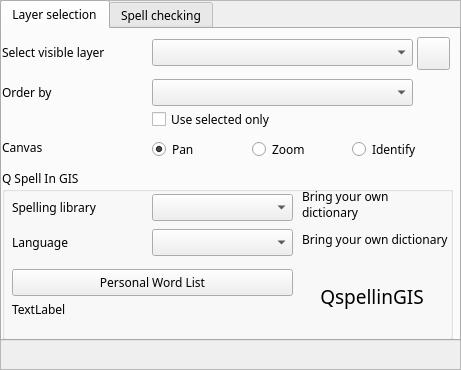
<?xml version="1.0" encoding="UTF-8"?>
<ui version="4.0">
 <author>Chris York</author>
 <class>qspellingisDockBase</class>
 <widget class="QDockWidget" name="qspellingisDockBase">
  <property name="geometry">
   <rect>
    <x>0</x>
    <y>0</y>
    <width>461</width>
    <height>370</height>
   </rect>
  </property>
  <property name="windowTitle">
   <string>QspellinGIS</string>
  </property>
  <widget class="QWidget" name="dockWidgetContents">
   <layout class="QGridLayout" name="gridLayout">
    <property name="leftMargin">
     <number>0</number>
    </property>
    <property name="topMargin">
     <number>0</number>
    </property>
    <property name="rightMargin">
     <number>0</number>
    </property>
    <property name="bottomMargin">
     <number>0</number>
    </property>
    <item row="0" column="0">
     <widget class="QFrame" name="fra_main">
      <property name="sizePolicy">
       <sizepolicy hsizetype="Preferred" vsizetype="Preferred">
        <horstretch>0</horstretch>
        <verstretch>0</verstretch>
       </sizepolicy>
      </property>
      <property name="frameShape">
       <enum>QFrame::StyledPanel</enum>
      </property>
      <property name="frameShadow">
       <enum>QFrame::Raised</enum>
      </property>
      <widget class="QTabWidget" name="Tabs">
       <property name="geometry">
        <rect>
         <x>0</x>
         <y>0</y>
         <width>461</width>
         <height>341</height>
        </rect>
       </property>
       <property name="font">
        <font>
         <family>Candara</family>
        </font>
       </property>
       <property name="currentIndex">
        <number>0</number>
       </property>
       <widget class="QWidget" name="tab_layers">
        <attribute name="title">
         <string>Layer selection</string>
        </attribute>
        <widget class="QgsMapLayerComboBox" name="MapLayer">
         <property name="geometry">
          <rect>
           <x>150</x>
           <y>10</y>
           <width>261</width>
           <height>27</height>
          </rect>
         </property>
        </widget>
        <widget class="QgsFieldComboBox" name="FieldOrderBy">
         <property name="geometry">
          <rect>
           <x>150</x>
           <y>50</y>
           <width>261</width>
           <height>27</height>
          </rect>
         </property>
        </widget>
        <widget class="QRadioButton" name="rad_action_pan">
         <property name="geometry">
          <rect>
           <x>150</x>
           <y>110</y>
           <width>91</width>
           <height>20</height>
          </rect>
         </property>
         <property name="text">
          <string>Pan</string>
         </property>
         <property name="checked">
          <bool>true</bool>
         </property>
        </widget>
        <widget class="QRadioButton" name="rad_action_zoom">
         <property name="geometry">
          <rect>
           <x>250</x>
           <y>110</y>
           <width>91</width>
           <height>20</height>
          </rect>
         </property>
         <property name="text">
          <string>Zoom</string>
         </property>
        </widget>
        <widget class="QLabel" name="labelLayer">
         <property name="geometry">
          <rect>
           <x>0</x>
           <y>10</y>
           <width>151</width>
           <height>27</height>
          </rect>
         </property>
         <property name="text">
          <string>Select visible layer</string>
         </property>
         <property name="wordWrap">
          <bool>true</bool>
         </property>
        </widget>
        <widget class="QLabel" name="labelOrderBy">
         <property name="geometry">
          <rect>
           <x>0</x>
           <y>50</y>
           <width>141</width>
           <height>27</height>
          </rect>
         </property>
         <property name="text">
          <string>Order by</string>
         </property>
        </widget>
        <widget class="QCheckBox" name="chk_use_sel">
         <property name="geometry">
          <rect>
           <x>150</x>
           <y>80</y>
           <width>191</width>
           <height>20</height>
          </rect>
         </property>
         <property name="text">
          <string>Use selected only</string>
         </property>
        </widget>
        <widget class="QLabel" name="Canvas">
         <property name="geometry">
          <rect>
           <x>0</x>
           <y>110</y>
           <width>55</width>
           <height>16</height>
          </rect>
         </property>
         <property name="text">
          <string>Canvas</string>
         </property>
        </widget>
        <widget class="QGroupBox" name="setUp">
         <property name="enabled">
          <bool>true</bool>
         </property>
         <property name="geometry">
          <rect>
           <x>0</x>
           <y>140</y>
           <width>451</width>
           <height>171</height>
          </rect>
         </property>
         <property name="title">
          <string>Q Spell In GIS</string>
         </property>
         <widget class="QComboBox" name="lang">
          <property name="geometry">
           <rect>
            <x>150</x>
            <y>60</y>
            <width>141</width>
            <height>27</height>
           </rect>
          </property>
         </widget>
         <widget class="QLabel" name="Language">
          <property name="geometry">
           <rect>
            <x>10</x>
            <y>60</y>
            <width>111</width>
            <height>27</height>
           </rect>
          </property>
          <property name="text">
           <string>Language</string>
          </property>
         </widget>
         <widget class="QComboBox" name="setSpell">
          <property name="geometry">
           <rect>
            <x>150</x>
            <y>25</y>
            <width>141</width>
            <height>27</height>
           </rect>
          </property>
         </widget>
         <widget class="QLabel" name="Spelling_library">
          <property name="geometry">
           <rect>
            <x>10</x>
            <y>25</y>
            <width>111</width>
            <height>27</height>
           </rect>
          </property>
          <property name="text">
           <string>Spelling library</string>
          </property>
         </widget>
         <widget class="QPushButton" name="pwl_select">
          <property name="geometry">
           <rect>
            <x>10</x>
            <y>100</y>
            <width>281</width>
            <height>27</height>
           </rect>
          </property>
          <property name="text">
           <string>Personal Word List</string>
          </property>
         </widget>
         <widget class="QLabel" name="pwl_filename">
          <property name="geometry">
           <rect>
            <x>10</x>
            <y>130</y>
            <width>281</width>
            <height>21</height>
           </rect>
          </property>
          <property name="text">
           <string>TextLabel</string>
          </property>
          <property name="wordWrap">
           <bool>true</bool>
          </property>
         </widget>
         <widget class="QLabel" name="byod_Filename">
          <property name="geometry">
           <rect>
            <x>300</x>
            <y>60</y>
            <width>151</width>
            <height>21</height>
           </rect>
          </property>
          <property name="text">
           <string>Bring your own dictionary</string>
          </property>
          <property name="wordWrap">
           <bool>true</bool>
          </property>
         </widget>
         <widget class="QLabel" name="feedback">
          <property name="geometry">
           <rect>
            <x>300</x>
            <y>20</y>
            <width>141</width>
            <height>31</height>
           </rect>
          </property>
          <property name="text">
           <string>Bring your own dictionary</string>
          </property>
          <property name="wordWrap">
           <bool>true</bool>
          </property>
         </widget>
         <widget class="QLabel" name="labelLogo">
          <property name="geometry">
           <rect>
            <x>310</x>
            <y>90</y>
            <width>120</width>
            <height>75</height>
           </rect>
          </property>
          <property name="font">
           <font>
            <family>Candara</family>
            <pointsize>14</pointsize>
           </font>
          </property>
          <property name="text">
           <string>QspellinGIS</string>
          </property>
          <property name="alignment">
           <set>Qt::AlignCenter</set>
          </property>
         </widget>
        </widget>
        <widget class="QRadioButton" name="rad_action_identify">
         <property name="geometry">
          <rect>
           <x>350</x>
           <y>110</y>
           <width>91</width>
           <height>20</height>
          </rect>
         </property>
         <property name="text">
          <string>Identify</string>
         </property>
        </widget>
        <widget class="QPushButton" name="layerRefresh">
         <property name="geometry">
          <rect>
           <x>415</x>
           <y>8</y>
           <width>33</width>
           <height>33</height>
          </rect>
         </property>
         <property name="toolTip">
          <string>Refresh layers</string>
         </property>
         <property name="text">
          <string/>
         </property>
         <property name="iconSize">
          <size>
           <width>32</width>
           <height>32</height>
          </size>
         </property>
        </widget>
       </widget>
       <widget class="QWidget" name="tab_spelling">
        <attribute name="title">
         <string>Spell checking</string>
        </attribute>
        <widget class="QScrollArea" name="scrollArea">
         <property name="geometry">
          <rect>
           <x>0</x>
           <y>56</y>
           <width>451</width>
           <height>241</height>
          </rect>
         </property>
         <property name="sizeAdjustPolicy">
          <enum>QAbstractScrollArea::AdjustToContents</enum>
         </property>
         <property name="widgetResizable">
          <bool>true</bool>
         </property>
         <widget class="QWidget" name="scrollAreaWidgetContents">
          <property name="geometry">
           <rect>
            <x>0</x>
            <y>0</y>
            <width>449</width>
            <height>239</height>
           </rect>
          </property>
          <widget class="QWidget" name="formLayoutWidget">
           <property name="geometry">
            <rect>
             <x>0</x>
             <y>0</y>
             <width>451</width>
             <height>231</height>
            </rect>
           </property>
           <layout class="QFormLayout" name="formLayout"/>
          </widget>
         </widget>
        </widget>
        <widget class="QPushButton" name="btn_last">
         <property name="geometry">
          <rect>
           <x>190</x>
           <y>29</y>
           <width>31</width>
           <height>24</height>
          </rect>
         </property>
         <property name="text">
          <string>&gt;|</string>
         </property>
        </widget>
        <widget class="QPushButton" name="btn_next">
         <property name="geometry">
          <rect>
           <x>150</x>
           <y>29</y>
           <width>31</width>
           <height>24</height>
          </rect>
         </property>
         <property name="text">
          <string>&gt;</string>
         </property>
        </widget>
        <widget class="QPushButton" name="btn_prev">
         <property name="geometry">
          <rect>
           <x>110</x>
           <y>29</y>
           <width>31</width>
           <height>24</height>
          </rect>
         </property>
         <property name="text">
          <string>&lt;</string>
         </property>
        </widget>
        <widget class="QPushButton" name="btn_first">
         <property name="geometry">
          <rect>
           <x>70</x>
           <y>29</y>
           <width>31</width>
           <height>24</height>
          </rect>
         </property>
         <property name="text">
          <string>|&lt;</string>
         </property>
        </widget>
        <widget class="QLabel" name="CountFeatures">
         <property name="geometry">
          <rect>
           <x>240</x>
           <y>29</y>
           <width>131</width>
           <height>24</height>
          </rect>
         </property>
         <property name="text">
          <string>- of -- features</string>
         </property>
        </widget>
        <widget class="QPushButton" name="save_record">
         <property name="geometry">
          <rect>
           <x>390</x>
           <y>0</y>
           <width>61</width>
           <height>23</height>
          </rect>
         </property>
         <property name="text">
          <string>Accept</string>
         </property>
        </widget>
        <widget class="QPushButton" name="cancel_record">
         <property name="geometry">
          <rect>
           <x>390</x>
           <y>30</y>
           <width>61</width>
           <height>23</height>
          </rect>
         </property>
         <property name="text">
          <string>Cancel</string>
         </property>
        </widget>
        <widget class="QLabel" name="layer_label">
         <property name="geometry">
          <rect>
           <x>0</x>
           <y>0</y>
           <width>371</width>
           <height>25</height>
          </rect>
         </property>
         <property name="text">
          <string>Layer:</string>
         </property>
         <property name="indent">
          <number>5</number>
         </property>
        </widget>
        <widget class="QPushButton" name="identify_feature">
         <property name="geometry">
          <rect>
           <x>0</x>
           <y>29</y>
           <width>61</width>
           <height>24</height>
          </rect>
         </property>
         <property name="text">
          <string>Identify</string>
         </property>
         <property name="checkable">
          <bool>true</bool>
         </property>
        </widget>
       </widget>
      </widget>
     </widget>
    </item>
   </layout>
  </widget>
 </widget>
 <customwidgets>
  <customwidget>
   <class>QgsFieldComboBox</class>
   <extends>QComboBox</extends>
   <header>qgsfieldcombobox.h</header>
  </customwidget>
  <customwidget>
   <class>QgsMapLayerComboBox</class>
   <extends>QComboBox</extends>
   <header>qgsmaplayercombobox.h</header>
  </customwidget>
 </customwidgets>
 <resources/>
 <connections/>
</ui>
